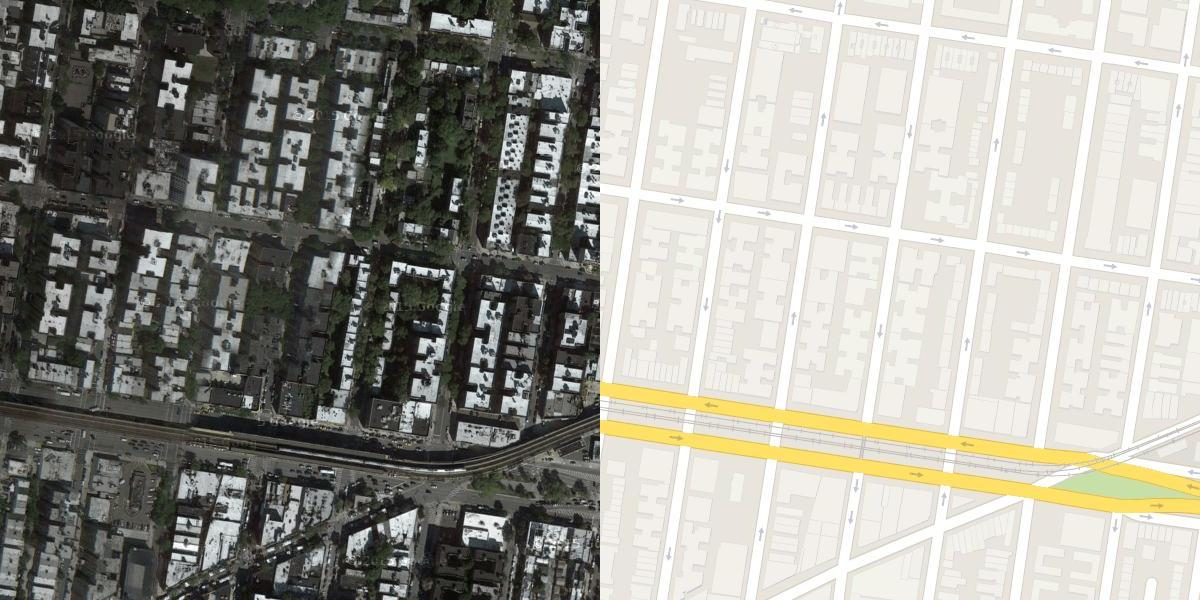
#> input picture maps/train/1047.jpg, 1200 x 600 px; its folder holds only this picture in this run
$ python setup_datasets.py
#> lines starting #> are read from the running program, lines starting #| are printed output that depends on the picture
import os
import cv2
import glob
import shutil

# --- CONFIGURATION ---
# Path to the folder you just downloaded/extracted (must contain 'train' folder with images)
# Example: If you extracted to a folder named 'maps', put "./maps" here.
SOURCE_PATH = "./maps"
OUTPUT_ROOT = "./data"
IMG_COUNT = 500  # Limit to 50 images for <5 min training

def prepare_data():
    # Create directories expected by your assignment code
    # Structure: data/satellite/images/ and data/map/images/
    os.makedirs(f"{OUTPUT_ROOT}/satellite/images", exist_ok=True)
    os.makedirs(f"{OUTPUT_ROOT}/map/images", exist_ok=True)

    # Get list of files
    files = glob.glob(f"{SOURCE_PATH}/train/*.jpg") + glob.glob(f"{SOURCE_PATH}/train/*.png")
    files = files[:IMG_COUNT] # Keep only the first 50

    print(f"Processing {len(files)} images...")

    for i, file_path in enumerate(files):
        # Read the side-by-side image
        img = cv2.imread(file_path)
#> img is the input picture: shape (600, 1200, 3); mean B, G, R 148, 155.6, 156.8
        if img is None: continue

        # Split: Original Pix2Pix maps are [Satellite | Map] (1200x600)
        h, w, _ = img.shape
#> h = 600; w = 1200
        half_w = w // 2
#> half_w = 600

        # Satellite is usually the left half, Map is the right half
        sat_img = img[:, :half_w, :]
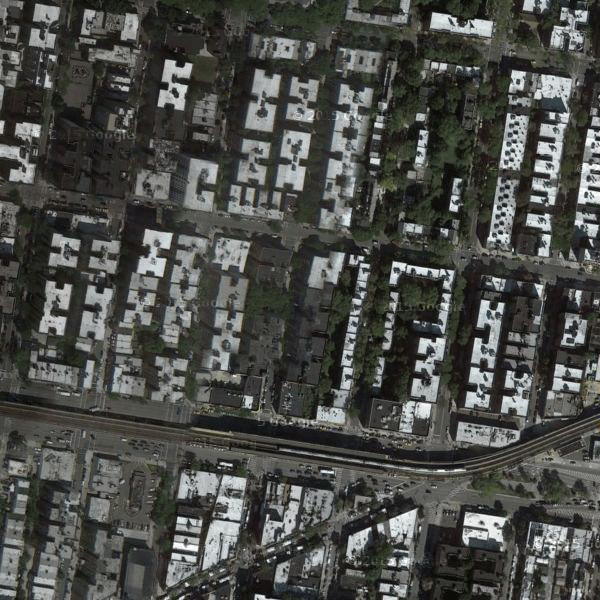
#> sat_img: shape (600, 600, 3); mean B, G, R 73, 76.8, 75.4
        map_img = img[:, half_w:, :]
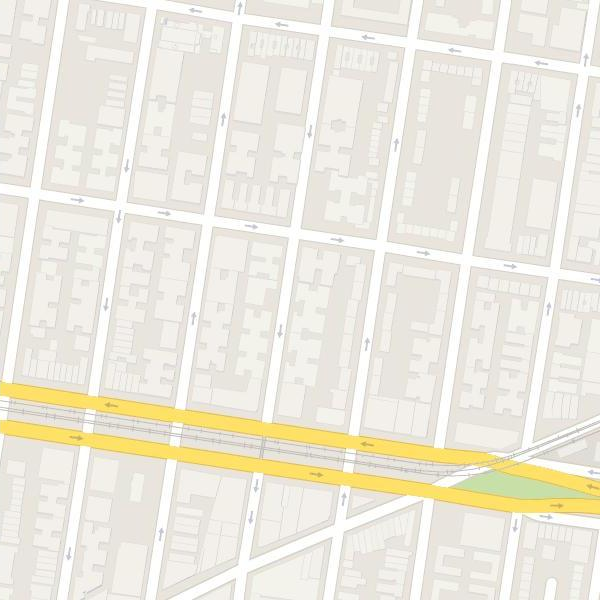
#> map_img: shape (600, 600, 3); mean B, G, R 223, 234.5, 238.1

        # Save to separate folders
        # We use a dummy subfolder "images" because ImageFolder requires strictly "root/class/img"
        cv2.imwrite(f"{OUTPUT_ROOT}/satellite/images/{i}.jpg", sat_img)
        cv2.imwrite(f"{OUTPUT_ROOT}/map/images/{i}.jpg", map_img)

    print("✅ Data preparation complete!")
    print(f"   Satellite images saved to: {OUTPUT_ROOT}/satellite/images")
    print(f"   Map images saved to:       {OUTPUT_ROOT}/map/images")
    print("   You are ready to run pix2pix.py!")

if __name__ == "__main__":
    prepare_data()

$ run again, on maps/train/1086.jpg
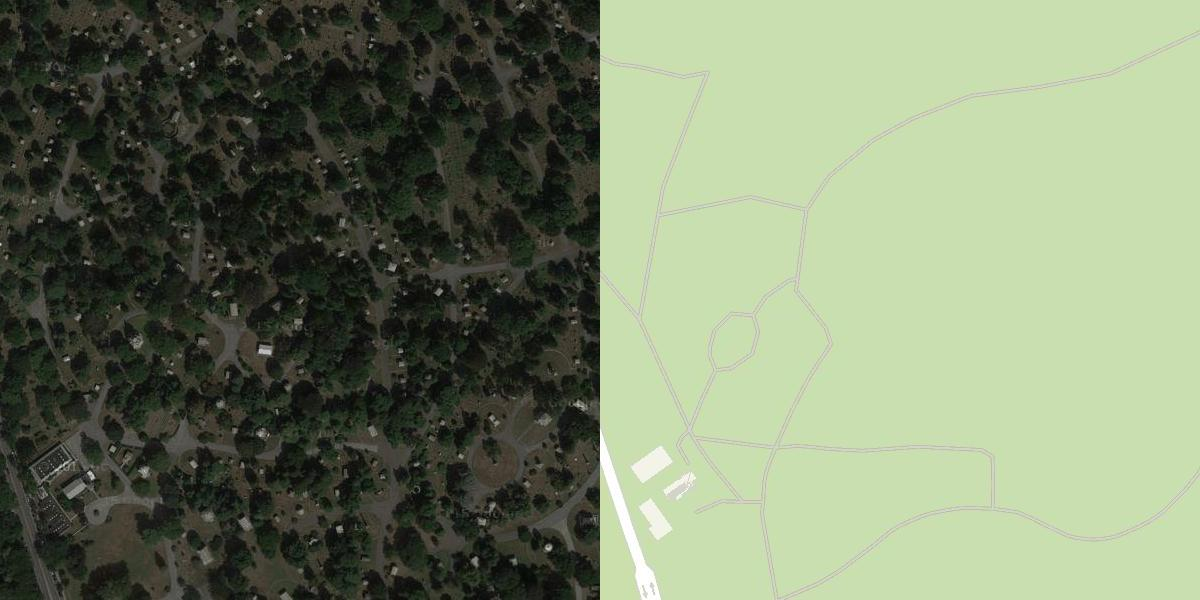
#> input picture maps/train/1086.jpg, 1200 x 600 px
#> in prepare_data, img is the input picture: shape (600, 1200, 3); mean B, G, R 105.5, 132.9, 121
#> in prepare_data, `sat_img = img[:, :half_w, :]`:
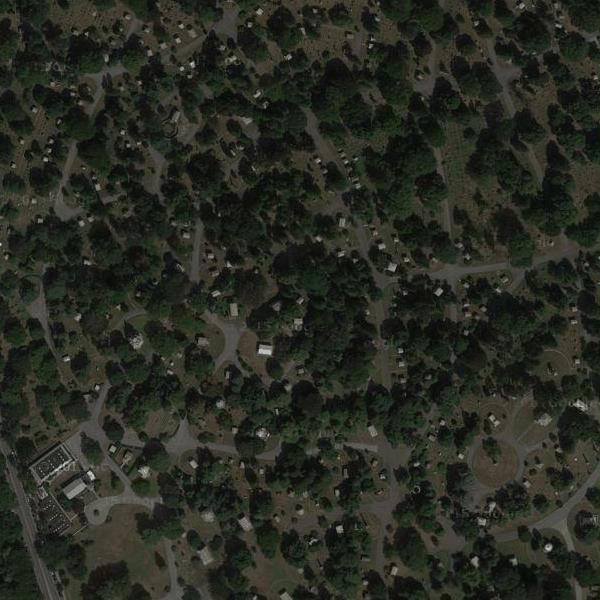
#> sat_img: shape (600, 600, 3); mean B, G, R 34.1, 43.3, 40.4
#> in prepare_data, `map_img = img[:, half_w:, :]`:
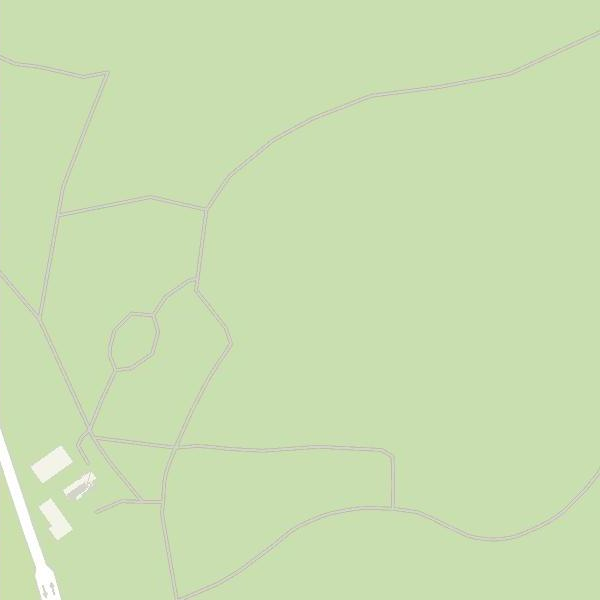
#> map_img: shape (600, 600, 3); mean B, G, R 176.9, 222.5, 201.5

$ run again, on maps/train/1090.jpg
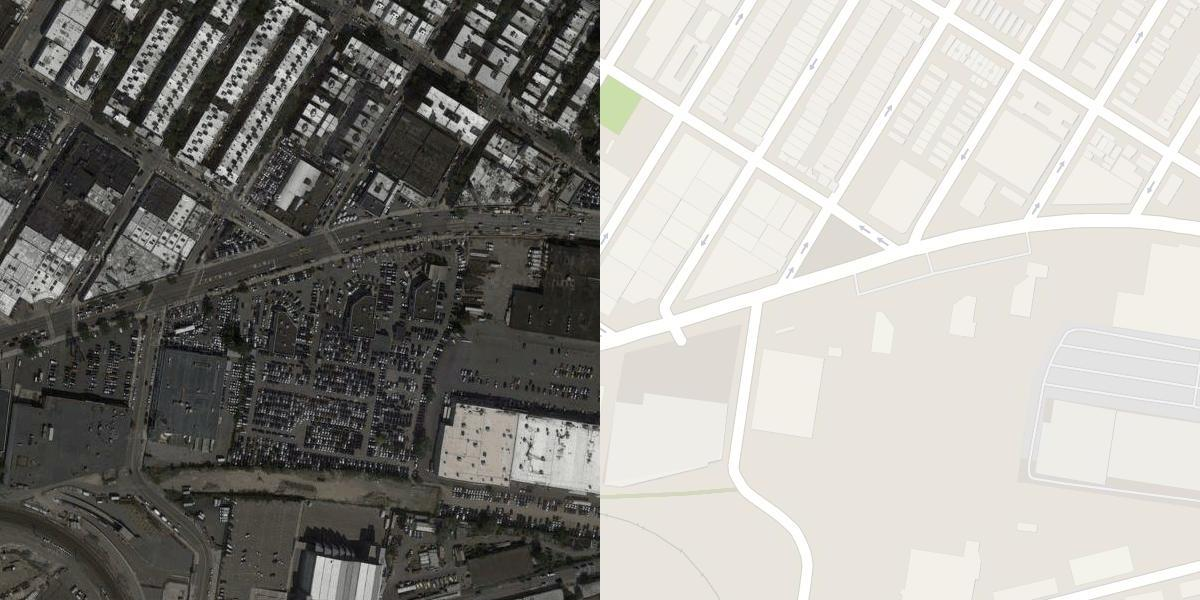
#> input picture maps/train/1090.jpg, 1200 x 600 px
#> in prepare_data, img is the input picture: shape (600, 1200, 3); mean B, G, R 147.3, 152.1, 153.8
#> in prepare_data, `sat_img = img[:, :half_w, :]`:
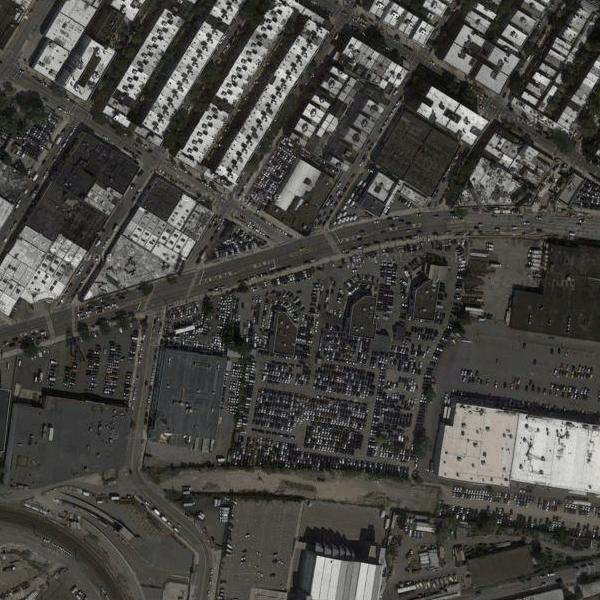
#> sat_img: shape (600, 600, 3); mean B, G, R 67.1, 71, 71.8
#> in prepare_data, `map_img = img[:, half_w:, :]`:
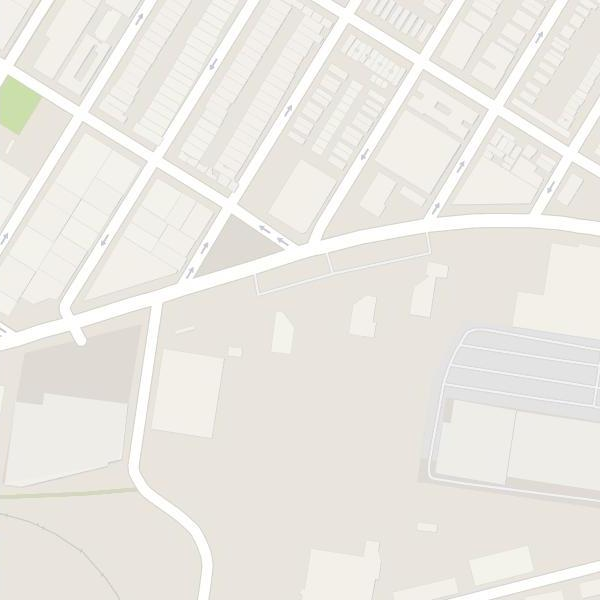
#> map_img: shape (600, 600, 3); mean B, G, R 227.5, 233.1, 235.9

$ run again, on maps/train/105.jpg
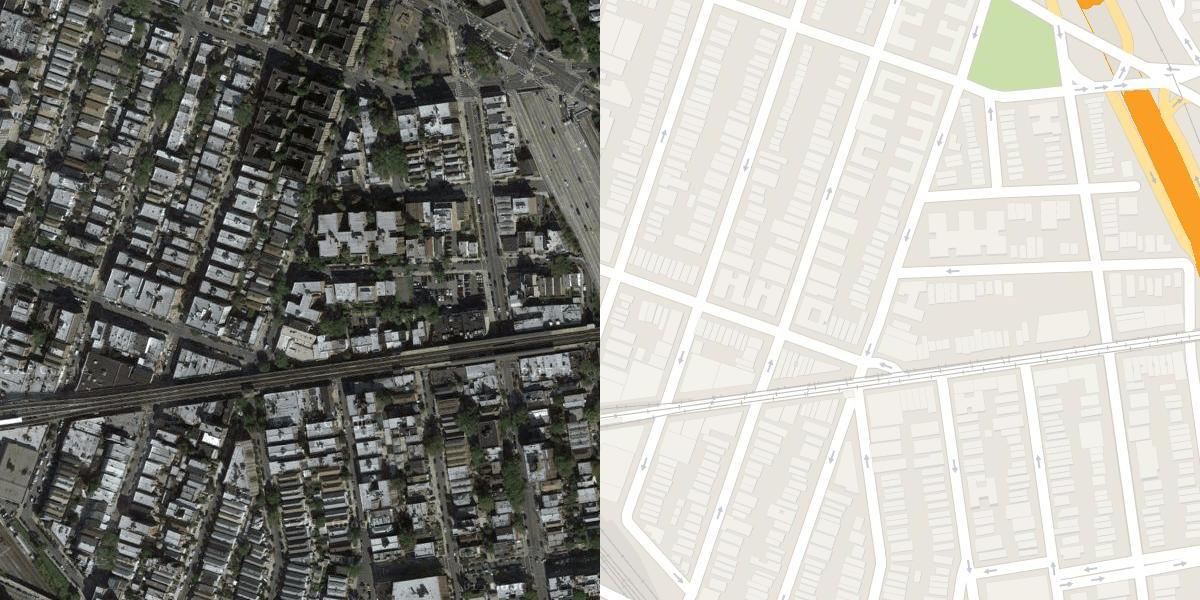
#> input picture maps/train/105.jpg, 1200 x 600 px
#> in prepare_data, img is the input picture: shape (600, 1200, 3); mean B, G, R 151.3, 157.8, 159
#> in prepare_data, `sat_img = img[:, :half_w, :]`:
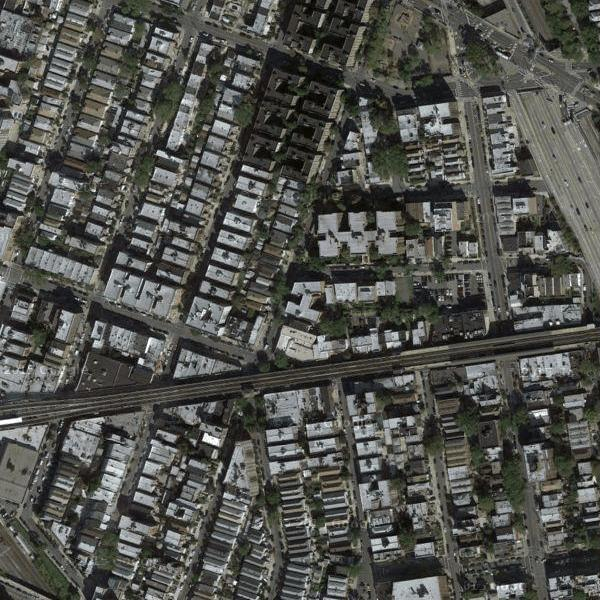
#> sat_img: shape (600, 600, 3); mean B, G, R 77.3, 82, 81
#> in prepare_data, `map_img = img[:, half_w:, :]`:
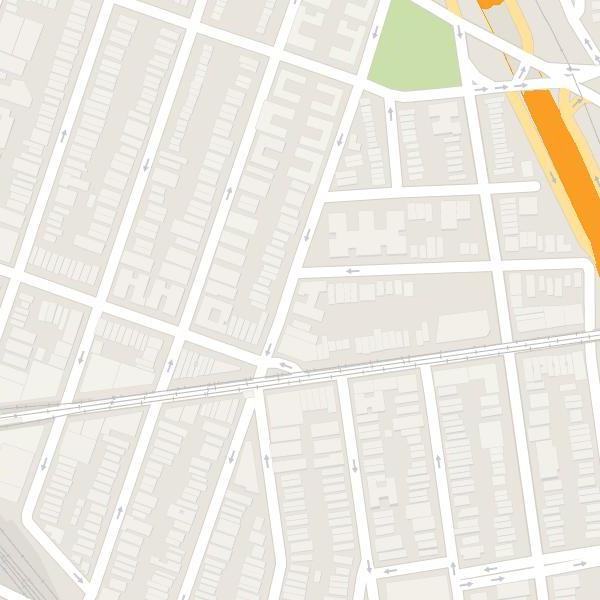
#> map_img: shape (600, 600, 3); mean B, G, R 225.4, 233.7, 236.9
